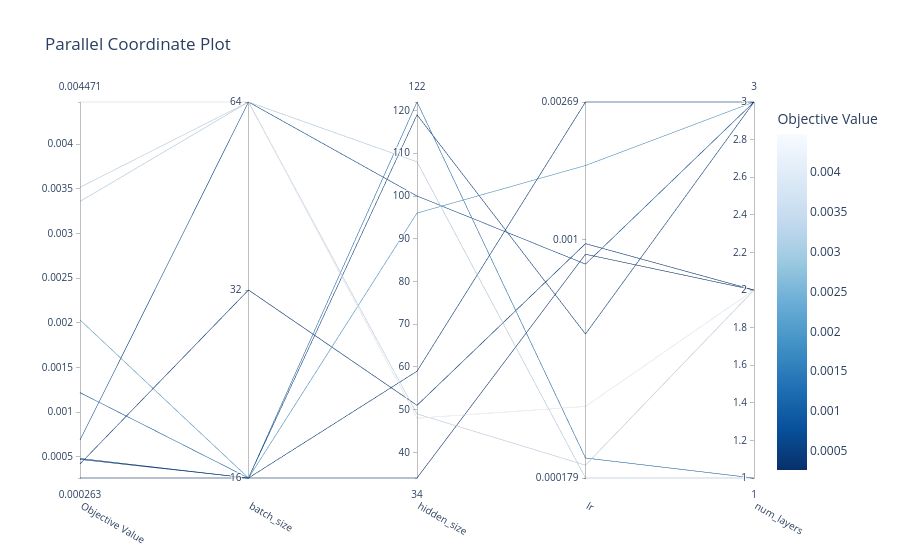

This figure's notebook cell:
### Code cell
vis.plot_parallel_coordinate(study)

### Figure 1 — Plotly figure (JSON) as saved in the notebook; plotly's stock layout.template omitted (floating-point values rounded to 4 significant figures)
{"data": [{"dimensions": [{"label": "Objective Value", "range": [0.000263, 0.004471], "values": [0.001219, 0.0004713, 0.000263, 0.002032, 0.0004811, 0.0004202, 0.004471, 0.0006869, 0.003517, 0.003358]}, {"label": "batch_size", "range": [0, 2], "ticktext": ["16", "32", "64"], "tickvals": [0, 1, 2], "values": [0, 0, 0, 0, 0, 1, 2, 2, 2, 2]}, {"label": "hidden_size", "range": [34, 122], "values": [122, 59, 34, 96, 119, 51, 48, 100, 49, 108]}, {"label": "lr", "range": [-3.746, -2.57], "ticktext": ["0.000179", "0.001", "0.00269"], "tickvals": [-3.746, -3, -2.57], "values": [-3.684, -2.57, -3.046, -2.769, -3.296, -3.013, -3.523, -3.077, -3.706, -3.746]}, {"label": "num_layers", "range": [1, 3], "values": [1, 3, 2, 3, 3, 2, 2, 3, 2, 1]}], "labelangle": 30, "labelside": "bottom", "line": {"color": [0.001219, 0.0004713, 0.000263, 0.002032, 0.0004811, 0.0004202, 0.004471, 0.0006869, 0.003517, 0.003358], "colorbar": {"title": {"text": "Objective Value"}}, "colorscale": [[0, "rgb(247,251,255)"], [0.125, "rgb(222,235,247)"], [0.25, "rgb(198,219,239)"], [0.375, "rgb(158,202,225)"], [0.5, "rgb(107,174,214)"], [0.625, "rgb(66,146,198)"], [0.75, "rgb(33,113,181)"], [0.875, "rgb(8,81,156)"], [1, "rgb(8,48,107)"]], "reversescale": true, "showscale": true}, "type": "parcoords"}], "layout": {"title": {"text": "Parallel Coordinate Plot"}}}
